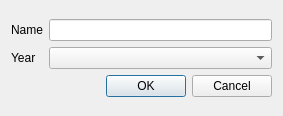
<?xml version="1.0" encoding="UTF-8"?>
<ui version="4.0">
 <class>KNewBudgetDlg</class>
 <widget class="QDialog" name="KNewBudgetDlg">
  <property name="geometry">
   <rect>
    <x>0</x>
    <y>0</y>
    <width>283</width>
    <height>116</height>
   </rect>
  </property>
  <property name="windowTitle">
   <string>New Budget</string>
  </property>
  <property name="modal">
   <bool>true</bool>
  </property>
  <layout class="QGridLayout">
   <item row="0" column="0">
    <layout class="QVBoxLayout">
     <item>
      <layout class="QHBoxLayout">
       <item>
        <layout class="QVBoxLayout">
         <item>
          <widget class="QLabel" name="textLabel2">
           <property name="text">
            <string comment="header of the budget name column">Name</string>
           </property>
           <property name="wordWrap">
            <bool>false</bool>
           </property>
          </widget>
         </item>
         <item>
          <widget class="QLabel" name="textLabel1">
           <property name="text">
            <string>Year</string>
           </property>
           <property name="wordWrap">
            <bool>false</bool>
           </property>
          </widget>
         </item>
        </layout>
       </item>
       <item>
        <layout class="QVBoxLayout">
         <item>
          <widget class="KLineEdit" name="m_leBudgetName"/>
         </item>
         <item>
          <widget class="KComboBox" name="m_cbYear">
           <property name="sizePolicy">
            <sizepolicy hsizetype="Expanding" vsizetype="Fixed">
             <horstretch>0</horstretch>
             <verstretch>0</verstretch>
            </sizepolicy>
           </property>
           <property name="currentIndex">
            <number>-1</number>
           </property>
          </widget>
         </item>
        </layout>
       </item>
      </layout>
     </item>
     <item>
      <widget class="QDialogButtonBox" name="buttonBox">
       <property name="standardButtons">
        <set>QDialogButtonBox::Cancel|QDialogButtonBox::Ok</set>
       </property>
      </widget>
     </item>
    </layout>
   </item>
  </layout>
 </widget>
 <layoutdefault spacing="6" margin="11"/>
 <customwidgets>
  <customwidget>
   <class>KLineEdit</class>
   <extends>QLineEdit</extends>
   <header>klineedit.h</header>
  </customwidget>
  <customwidget>
   <class>KComboBox</class>
   <extends>QComboBox</extends>
   <header>kcombobox.h</header>
  </customwidget>
 </customwidgets>
 <resources/>
 <connections/>
</ui>
